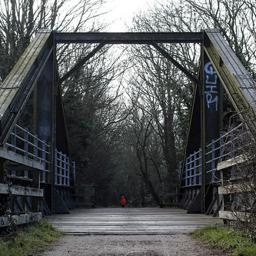
#> input picture data/src_bridge/train/16601593482_d98e092c9d.jpg, 256 x 256 px, found by its file name; its folder holds only this picture in this run
$ jupyter execute --allow-errors gan.ipynb   (shell and % lines are left out)
#> lines starting #> are read from the running program, lines starting #| are printed output that depends on the picture; after the words box and inside, x2 and y2 are one past the last pixel; in counts of white or black regions, pixels touching at a corner belong together
#> in preprocessFolder, img is the input picture: shape (256, 256, 3); mean B, G, R 89.4, 89.1, 86.6
[cell 1]
import imageio
import itertools
import torch
import matplotlib.pyplot as plt
import numpy as np
import torch.nn as nn
import torch.nn.functional as F
from torchvision import datasets, transforms
from torch.autograd import Variable
import cv2, os
from tqdm import tqdm
import os, time, pickle, argparse
import torch.optim as optim
from google.colab.patches import cv2_imshow
from pathlib import Path

[cell 2]
# [38 lines left out: function pre_process, not called in this run]

[cell 3]
def edge_mask(img, line_size=7, blur_value=7):
#> called with line_size = 7, blur_value = 7
  gray = cv2.cvtColor(img, cv2.COLOR_BGR2GRAY)
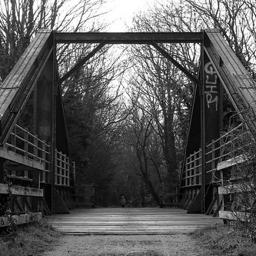
#> gray: shape (256, 256); min 0, max 255, mean 88.4
  gray_blur = cv2.medianBlur(gray, blur_value)
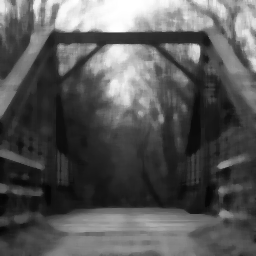
#> gray_blur: shape (256, 256); min 4, max 255, mean 87.1
  edges = cv2.adaptiveThreshold(gray_blur, 255, cv2.ADAPTIVE_THRESH_MEAN_C, cv2.THRESH_BINARY, line_size, blur_value)
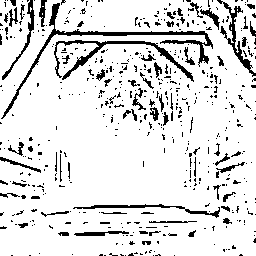
#> edges: shape (256, 256); 87.8% white; black in thin lines or dots
  return edges

def color_quantization(img, k=9):
# Transform the image
#> called with k = 9
  data = np.float32(img).reshape((-1, 3))

# Determine criteria
  criteria = (cv2.TERM_CRITERIA_EPS + cv2.TERM_CRITERIA_MAX_ITER, 20, 0.001)

# Implementing K-Means
  ret, label, center = cv2.kmeans(data, k, None, criteria, 10, cv2.KMEANS_RANDOM_CENTERS)
#> ret = 14705601.8; center = [[162.3, 161.1, 158.3], [59.79, 61.92, 58.66], [22.77, 19.76, 17.89], [133.5, 132.9, 131.6], [200.5, 200.5, 196.8], [41.78, 40.09, 37.33], [243.1, 243.4, 241.1], [108.3, 108.2, 106.1], [81.02, 85.08, 81.99]]
  center = np.uint8(center)
#> center = [[162, 161, 158], [59, 61, 58], [22, 19, 17], [133, 132, 131], [200, 200, 196], [41, 40, 37], [243, 243, 241], [108, 108, 106], [81, 85, 81]]
  result = center[label.flatten()]
  result = result.reshape(img.shape)
  return result

def pre_process2(img_rgb):
  line_size = 7
  blur_value = 7
  edges = edge_mask(img_rgb, line_size, blur_value)

  total_color = 9
  img = color_quantization(img_rgb, total_color)

  blurred = cv2.bilateralFilter(img, d=7, sigmaColor=200,sigmaSpace=200)
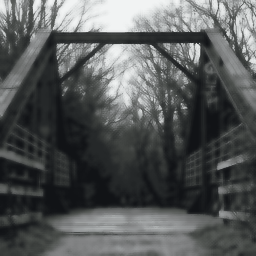
#> blurred: shape (256, 256, 3); mean B, G, R 88.6, 88.4, 85.8
  cartoon = cv2.bitwise_and(blurred, blurred, mask=edges)
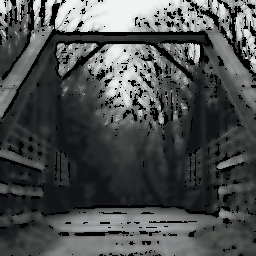
#> cartoon: shape (256, 256, 3); mean B, G, R 78.2, 78, 75.7
  #cv2_imshow(cartoon)
  return cartoon

[cell 4]
# img_rgb = cv2.imread("/content/11785-project/data/src_flame/test/18212223_2c45a53a4a.jpg")
# pre_process(img_rgb)
# pre_process2(img_rgb)

def preprocessFolder(src, tgt):
    Path(tgt).mkdir(parents=True, exist_ok=True)
    for filename in tqdm(os.listdir(src), total=len(os.listdir(src))):
        img = cv2.imread(os.path.join(src,filename))
        if img is not None:
            cartoon = pre_process2(img)
            cv2.imwrite(os.path.join(tgt, filename), cartoon)


preprocessFolder("/content/11785-project/data/src_flame/train/", "/content/11785-project/data/src_cartoonflame/train/")
#> (the rest of this cell did not finish here and is left out)

[cell 5]
# [35 lines left out: functions data_load, print_network, initialize_weights, not called in this run]

[cell 6]
class resnet_block(nn.Module):
    # [18 lines left out: functions __init__, forward, not called in this run]


class generator(nn.Module):
    # initializers
    # [48 lines left out: functions __init__, forward, not called in this run]


class discriminator(nn.Module):
    # initializers
    # [33 lines left out: functions __init__, forward, not called in this run]


class VGG19(nn.Module):
    # [45 lines left out: functions __init__, make_layers, forward, not called in this run]

[cell 7]
# [29 lines left out: function edge_promoting, not called in this run]

[cell 8]
def main(argv):

  parser = argparse.ArgumentParser()
  parser.add_argument('--name', required=False, default='project_name',  help='')
  parser.add_argument('--src_data', required=False, default='src_data_path',  help='sec data path')
  parser.add_argument('--tgt_data', required=False, default='tgt_data_path',  help='tgt data path')
  parser.add_argument('--vgg_model', required=False, default='pre_trained_VGG19_model_path/vgg19.pth', help='pre-trained VGG19 model path')
  parser.add_argument('--in_ngc', type=int, default=3, help='input channel for generator')
  parser.add_argument('--out_ngc', type=int, default=3, help='output channel for generator')
  parser.add_argument('--in_ndc', type=int, default=3, help='input channel for discriminator')
  parser.add_argument('--out_ndc', type=int, default=1, help='output channel for discriminator')
  parser.add_argument('--batch_size', type=int, default=8, help='batch size')
  parser.add_argument('--ngf', type=int, default=64)
  parser.add_argument('--ndf', type=int, default=32)
  parser.add_argument('--nb', type=int, default=8, help='the number of resnet block layer for generator')
  parser.add_argument('--input_size', type=int, default=256, help='input size')
  parser.add_argument('--train_epoch', type=int, default=100)
  parser.add_argument('--pre_train_epoch', type=int, default=10)
  parser.add_argument('--lrD', type=float, default=0.0002, help='learning rate, default=0.0002')
  parser.add_argument('--lrG', type=float, default=0.0002, help='learning rate, default=0.0002')
  parser.add_argument('--con_lambda', type=float, default=10, help='lambda for content loss')
  parser.add_argument('--beta1', type=float, default=0.5, help='beta1 for Adam optimizer')
  parser.add_argument('--beta2', type=float, default=0.999, help='beta2 for Adam optimizer')
  parser.add_argument('--latest_generator_model', required=False, default='', help='the latest trained model path')
  parser.add_argument('--latest_discriminator_model', required=False, default='', help='the latest trained model path')
  args = parser.parse_args(argv)

  print('------------ Options -------------')
  for k, v in sorted(vars(args).items()):
      print('%s: %s' % (str(k), str(v)))
  print('-------------- End ----------------')

  device = torch.device('cuda' if torch.cuda.is_available() else 'cpu')
  if torch.backends.cudnn.enabled:
      torch.backends.cudnn.benchmark = True

  # results save path
  if not os.path.isdir(os.path.join(args.name + '_results', 'Reconstruction')):
      os.makedirs(os.path.join(args.name + '_results', 'Reconstruction'))
  if not os.path.isdir(os.path.join(args.name + '_results', 'Transfer')):
      os.makedirs(os.path.join(args.name + '_results', 'Transfer'))

  # edge-promoting
  if not os.path.isdir(os.path.join('data', args.tgt_data, 'pair')):
      print('edge-promoting start!!')
      edge_promoting(os.path.join('data', args.tgt_data, 'train'), os.path.join('data', args.tgt_data, 'pair'))
  else:
      print('edge-promoting already done')

  # data_loader
  src_transform = transforms.Compose([
          transforms.Resize((args.input_size, args.input_size)),
          transforms.ToTensor(),
          transforms.Normalize(mean=(0.5, 0.5, 0.5), std=(0.5, 0.5, 0.5))
  ])
  tgt_transform = transforms.Compose([
          transforms.ToTensor(),
          transforms.Normalize(mean=(0.5, 0.5, 0.5), std=(0.5, 0.5, 0.5))
  ])
  train_loader_src = data_load(os.path.join('data', args.src_data), 'train', src_transform, args.batch_size, shuffle=True, drop_last=True)
  train_loader_tgt = data_load(os.path.join('data', args.tgt_data), 'pair', tgt_transform, args.batch_size, shuffle=True, drop_last=True)
  test_loader_src = data_load(os.path.join('data', args.src_data), 'test', src_transform, 1, shuffle=True, drop_last=True)

  # network
  G = generator(args.in_ngc, args.out_ngc, args.ngf, args.nb)
  if args.latest_generator_model != '':
      if torch.cuda.is_available():
          G.load_state_dict(torch.load(args.latest_generator_model))
      else:
          # cpu mode
          G.load_state_dict(torch.load(args.latest_generator_model, map_location=lambda storage, loc: storage))

  D = discriminator(args.in_ndc, args.out_ndc, args.ndf)
  if args.latest_discriminator_model != '':
      if torch.cuda.is_available():
          D.load_state_dict(torch.load(args.latest_discriminator_model))
      else:
          D.load_state_dict(torch.load(args.latest_discriminator_model, map_location=lambda storage, loc: storage))
  VGG = VGG19(init_weights=args.vgg_model, feature_mode=True)
  G.to(device)
  D.to(device)
  VGG.to(device)
  G.train()
  D.train()
  VGG.eval()
  print('---------- Networks initialized -------------')
  print_network(G)
  print_network(D)
  print_network(VGG)
  print('-----------------------------------------------')

  # loss
  BCE_loss = nn.BCELoss().to(device)
  L1_loss = nn.L1Loss().to(device)

  # Adam optimizer
  G_optimizer = optim.Adam(G.parameters(), lr=args.lrG, betas=(args.beta1, args.beta2))
  D_optimizer = optim.Adam(D.parameters(), lr=args.lrD, betas=(args.beta1, args.beta2))
  G_scheduler = optim.lr_scheduler.MultiStepLR(optimizer=G_optimizer, milestones=[args.train_epoch // 2, args.train_epoch // 4 * 3], gamma=0.1)
  D_scheduler = optim.lr_scheduler.MultiStepLR(optimizer=D_optimizer, milestones=[args.train_epoch // 2, args.train_epoch // 4 * 3], gamma=0.1)

  pre_train_hist = {}
  pre_train_hist['Recon_loss'] = []
  pre_train_hist['per_epoch_time'] = []
  pre_train_hist['total_time'] = []

  """ Pre-train reconstruction """
  if args.latest_generator_model == '':
      print('Pre-training start!')
      start_time = time.time()
      for epoch in range(args.pre_train_epoch):
          epoch_start_time = time.time()
          Recon_losses = []
          for x, _ in train_loader_src:
              x = x.to(device)

              # train generator G
              G_optimizer.zero_grad()

              x_feature = VGG((x + 1) / 2)
              G_ = G(x)
              G_feature = VGG((G_ + 1) / 2)

              Recon_loss = 10 * L1_loss(G_feature, x_feature.detach())
              Recon_losses.append(Recon_loss.item())
              pre_train_hist['Recon_loss'].append(Recon_loss.item())

              Recon_loss.backward()
              G_optimizer.step()

          per_epoch_time = time.time() - epoch_start_time
          pre_train_hist['per_epoch_time'].append(per_epoch_time)
          print('[%d/%d] - time: %.2f, Recon loss: %.3f' % ((epoch + 1), args.pre_train_epoch, per_epoch_time, torch.mean(torch.FloatTensor(Recon_losses))))

      total_time = time.time() - start_time
      pre_train_hist['total_time'].append(total_time)
      with open(os.path.join(args.name + '_results',  'pre_train_hist.pkl'), 'wb') as f:
          pickle.dump(pre_train_hist, f)

      with torch.no_grad():
          G.eval()
          for n, (x, _) in enumerate(train_loader_src):
              x = x.to(device)
              G_recon = G(x)
              result = torch.cat((x[0], G_recon[0]), 2)
              path = os.path.join(args.name + '_results', 'Reconstruction', args.name + '_train_recon_' + str(n + 1) + '.png')
              plt.imsave(path, (result.cpu().numpy().transpose(1, 2, 0) + 1) / 2)
              if n == 4:
                  break

          for n, (x, _) in enumerate(test_loader_src):
              x = x.to(device)
              G_recon = G(x)
              result = torch.cat((x[0], G_recon[0]), 2)
              path = os.path.join(args.name + '_results', 'Reconstruction', args.name + '_test_recon_' + str(n + 1) + '.png')
              plt.imsave(path, (result.cpu().numpy().transpose(1, 2, 0) + 1) / 2)
              if n == 4:
                  break
  else:
      print('Load the latest generator model, no need to pre-train')


  train_hist = {}
  train_hist['Disc_loss'] = []
  train_hist['Gen_loss'] = []
  train_hist['Con_loss'] = []
  train_hist['per_epoch_time'] = []
  train_hist['total_time'] = []
  print('training start!')
  start_time = time.time()
  real = torch.ones(args.batch_size, 1, args.input_size // 4, args.input_size // 4).to(device)
  fake = torch.zeros(args.batch_size, 1, args.input_size // 4, args.input_size // 4).to(device)
  for epoch in range(args.train_epoch):
      epoch_start_time = time.time()
      G.train()
      G_scheduler.step()
      D_scheduler.step()
      Disc_losses = []
      Gen_losses = []
      Con_losses = []
      for (x, _), (y, _) in zip(train_loader_src, train_loader_tgt):
          e = y[:, :, :, args.input_size:]
          y = y[:, :, :, :args.input_size]
          x, y, e = x.to(device), y.to(device), e.to(device)

          # train D
          D_optimizer.zero_grad()

          D_real = D(y)
          D_real_loss = BCE_loss(D_real, real)

          G_ = G(x)
          D_fake = D(G_)
          D_fake_loss = BCE_loss(D_fake, fake)

          D_edge = D(e)
          D_edge_loss = BCE_loss(D_edge, fake)

          Disc_loss = D_real_loss + D_fake_loss + D_edge_loss
          Disc_losses.append(Disc_loss.item())
          train_hist['Disc_loss'].append(Disc_loss.item())

          Disc_loss.backward()
          D_optimizer.step()

          # train G
          G_optimizer.zero_grad()

          G_ = G(x)
          D_fake = D(G_)
          D_fake_loss = BCE_loss(D_fake, real)

          x_feature = VGG((x + 1) / 2)
          G_feature = VGG((G_ + 1) / 2)
          Con_loss = args.con_lambda * L1_loss(G_feature, x_feature.detach())

          Gen_loss = D_fake_loss + Con_loss
          Gen_losses.append(D_fake_loss.item())
          train_hist['Gen_loss'].append(D_fake_loss.item())
          Con_losses.append(Con_loss.item())
          train_hist['Con_loss'].append(Con_loss.item())

          Gen_loss.backward()
          G_optimizer.step()


      per_epoch_time = time.time() - epoch_start_time
      train_hist['per_epoch_time'].append(per_epoch_time)
      print(
      '[%d/%d] - time: %.2f, Disc loss: %.3f, Gen loss: %.3f, Con loss: %.3f' % ((epoch + 1), args.train_epoch, per_epoch_time, torch.mean(torch.FloatTensor(Disc_losses)),
          torch.mean(torch.FloatTensor(Gen_losses)), torch.mean(torch.FloatTensor(Con_losses))))

      if epoch % 2 == 1 or epoch == args.train_epoch - 1:
          with torch.no_grad():
              G.eval()
              for n, (x, _) in enumerate(train_loader_src):
                  x = x.to(device)
                  G_recon = G(x)
                  result = torch.cat((x[0], G_recon[0]), 2)
                  path = os.path.join(args.name + '_results', 'Transfer', str(epoch+1) + '_epoch_' + args.name + '_train_' + str(n + 1) + '.png')
                  plt.imsave(path, (result.cpu().numpy().transpose(1, 2, 0) + 1) / 2)
                  if n == 4:
                      break

              for n, (x, _) in enumerate(test_loader_src):
                  x = x.to(device)
                  G_recon = G(x)
                  result = torch.cat((x[0], G_recon[0]), 2)
                  path = os.path.join(args.name + '_results', 'Transfer', str(epoch+1) + '_epoch_' + args.name + '_test_' + str(n + 1) + '.png')
                  plt.imsave(path, (result.cpu().numpy().transpose(1, 2, 0) + 1) / 2)
                  if n == 4:
                      break

              torch.save(G.state_dict(), os.path.join(args.name + '_results', 'generator_latest.pkl'))
              torch.save(D.state_dict(), os.path.join(args.name + '_results', 'discriminator_latest.pkl'))

  total_time = time.time() - start_time
  train_hist['total_time'].append(total_time)

  print("Avg one epoch time: %.2f, total %d epochs time: %.2f" % (torch.mean(torch.FloatTensor(train_hist['per_epoch_time'])), args.train_epoch, total_time))
  print("Training finish!... save training results")

  torch.save(G.state_dict(), os.path.join(args.name + '_results',  'generator_param.pkl'))
  torch.save(D.state_dict(), os.path.join(args.name + '_results',  'discriminator_param.pkl'))
  with open(os.path.join(args.name + '_results',  'train_hist.pkl'), 'wb') as f:
      pickle.dump(train_hist, f)

[cell 9]
%cd /content/drive/MyDrive/CMU/SP21/18786-IDL/11785-final-project/exp_res
main([
    "--name", "bridge-flame",
    "--src_data", "/content/11785-project/data/src_cartoonflame",
    "--tgt_data", "/content/11785-project/data/tgt_shinkai",
    "--vgg_model","/content/drive/MyDrive/CMU/SP21/18786-IDL/11785-final-project/vgg19-dcbb9e9d.pth",
    "--train_epoch", "200"])
#> (the call stopped at in main, `device = torch.device('cuda' if torch.cuda.is_available() else 'cpu')`: torch is not available in this run)

$ run again, on data/src_bridge/train/42585982690_ae021d9a73.jpg
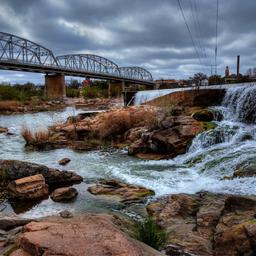
#> input picture data/src_bridge/train/42585982690_ae021d9a73.jpg, 256 x 256 px, found by its file name
#> in preprocessFolder, img is the input picture: shape (256, 256, 3); mean B, G, R 106.3, 101.5, 101.8
#> in edge_mask, `edges = cv2.adaptiveThreshold(gray_blur, 255, cv2.ADAPTIVE_THRESH_MEAN..`:
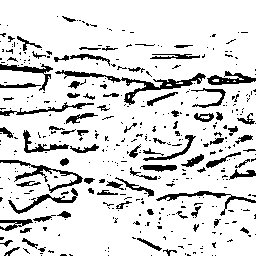
#> edges: shape (256, 256); 85.8% white; 392 black regions (309 under 20 px), largest, box (x1, y1, x2, y2) and area: (55, 70, 206, 105) 845, (0, 160, 83, 193) 495, (156, 191, 256, 216) 377
#> in color_quantization, `ret, label, center = cv2.kmeans(data, k, None, criteria, 10, cv2.KMEAN..`: ret = 26517324.3; center = [[212, 192.2, 174], [28.72, 39.25, 51.95], [52.43, 63.27, 78.59], [99.44, 113.1, 144.9], [8.22, 13.97, 22.51], [130, 111, 96.29], [180.3, 160.4, 143.7], [79.68, 86.88, 100.1], [156, 132.6, 115.2]]
#> in color_quantization, `center = np.uint8(center)`: center = [[211, 192, 173], [28, 39, 51], [52, 63, 78], [99, 113, 144], [8, 13, 22], [130, 110, 96], [180, 160, 143], [79, 86, 100], [155, 132, 115]]
#> in pre_process2, `cartoon = cv2.bitwise_and(blurred, blurred, mask=edges)`:
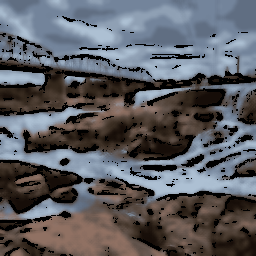
#> cartoon: shape (256, 256, 3); mean B, G, R 97, 91.9, 91.1

$ run again, on data/src_bridge/train/42912998765_070978728f.jpg
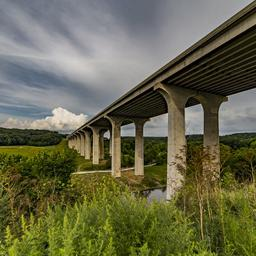
#> input picture data/src_bridge/train/42912998765_070978728f.jpg, 256 x 256 px, found by its file name
#> in preprocessFolder, img is the input picture: shape (256, 256, 3); mean B, G, R 76.1, 103, 102.9
#> in edge_mask, `edges = cv2.adaptiveThreshold(gray_blur, 255, cv2.ADAPTIVE_THRESH_MEAN..`:
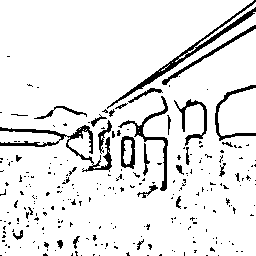
#> edges: shape (256, 256); 90.9% white; 261 black regions (232 under 20 px), largest, box (x1, y1, x2, y2) and area: (107, 0, 256, 109) 996, (0, 125, 112, 172) 940, (118, 96, 168, 191) 532
#> in color_quantization, `ret, label, center = cv2.kmeans(data, k, None, criteria, 10, cv2.KMEAN..`: ret = 24945981.4; center = [[75.75, 136.1, 142.2], [6.08, 22.61, 24.1], [145.7, 140.9, 138.3], [25.34, 86.55, 85.46], [128.2, 117.6, 111], [18.68, 56.64, 56.85], [182.7, 187.9, 191.5], [159.4, 160.9, 162.2], [47.14, 109.5, 110.8]]
#> in color_quantization, `center = np.uint8(center)`: center = [[75, 136, 142], [6, 22, 24], [145, 140, 138], [25, 86, 85], [128, 117, 111], [18, 56, 56], [182, 187, 191], [159, 160, 162], [47, 109, 110]]
#> in pre_process2, `cartoon = cv2.bitwise_and(blurred, blurred, mask=edges)`:
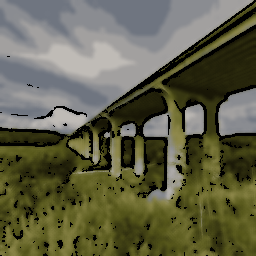
#> cartoon: shape (256, 256, 3); mean B, G, R 72.8, 96.5, 96.6
